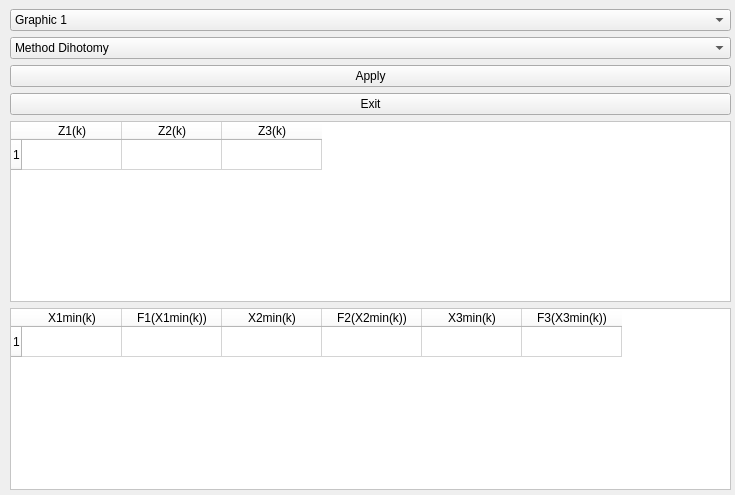
<?xml version="1.0" encoding="UTF-8"?>
<ui version="4.0">
 <class>MainWindow</class>
 <widget class="QMainWindow" name="MainWindow">
  <property name="geometry">
   <rect>
    <x>0</x>
    <y>0</y>
    <width>735</width>
    <height>495</height>
   </rect>
  </property>
  <property name="windowTitle">
   <string>LR№2 Онищенко Назар</string>
  </property>
  <property name="styleSheet">
   <string notr="true"/>
  </property>
  <widget class="QWidget" name="centralwidget">
   <widget class="QWidget" name="verticalLayoutWidget">
    <property name="geometry">
     <rect>
      <x>10</x>
      <y>9</y>
      <width>721</width>
      <height>481</height>
     </rect>
    </property>
    <layout class="QVBoxLayout" name="verticalLayout">
     <item>
      <widget class="QComboBox" name="ComboGraphic">
       <property name="styleSheet">
        <string notr="true"/>
       </property>
       <item>
        <property name="text">
         <string>Graphic 1</string>
        </property>
       </item>
       <item>
        <property name="text">
         <string>Graphic 2</string>
        </property>
       </item>
       <item>
        <property name="text">
         <string>Graphic 3</string>
        </property>
       </item>
       <item>
        <property name="text">
         <string>Graphic 1-3</string>
        </property>
       </item>
       <item>
        <property name="text">
         <string>Graphic compare methods 1-3</string>
        </property>
       </item>
       <item>
        <property name="text">
         <string>Graphic iteration approxymation</string>
        </property>
       </item>
      </widget>
     </item>
     <item>
      <widget class="QComboBox" name="ComboMethod">
       <property name="styleSheet">
        <string notr="true"/>
       </property>
       <property name="currentText">
        <string>Method Dihotomy</string>
       </property>
       <item>
        <property name="text">
         <string>Method Dihotomy</string>
        </property>
       </item>
       <item>
        <property name="text">
         <string>Method Gold Slice</string>
        </property>
       </item>
      </widget>
     </item>
     <item>
      <widget class="QPushButton" name="ButtonApply">
       <property name="styleSheet">
        <string notr="true"/>
       </property>
       <property name="text">
        <string>Apply</string>
       </property>
      </widget>
     </item>
     <item>
      <widget class="QPushButton" name="ButtonExit">
       <property name="styleSheet">
        <string notr="true"/>
       </property>
       <property name="text">
        <string>Exit</string>
       </property>
      </widget>
     </item>
     <item>
      <widget class="QTableWidget" name="Table2">
       <property name="styleSheet">
        <string notr="true">background-color: rgb(255, 255, 255);</string>
       </property>
       <row>
        <property name="text">
         <string>1</string>
        </property>
       </row>
       <column>
        <property name="text">
         <string>Z1(k)</string>
        </property>
       </column>
       <column>
        <property name="text">
         <string>Z2(k)</string>
        </property>
       </column>
       <column>
        <property name="text">
         <string>Z3(k)</string>
        </property>
       </column>
      </widget>
     </item>
     <item>
      <widget class="QTableWidget" name="Table1">
       <property name="styleSheet">
        <string notr="true">background-color: rgb(255, 255, 255);</string>
       </property>
       <row>
        <property name="text">
         <string>1</string>
        </property>
       </row>
       <column>
        <property name="text">
         <string>X1min(k)</string>
        </property>
       </column>
       <column>
        <property name="text">
         <string>F1(Х1min(k))</string>
        </property>
       </column>
       <column>
        <property name="text">
         <string>X2min(k)</string>
        </property>
       </column>
       <column>
        <property name="text">
         <string>F2(X2min(k))</string>
        </property>
       </column>
       <column>
        <property name="text">
         <string>X3min(k)</string>
        </property>
       </column>
       <column>
        <property name="text">
         <string>F3(X3min(k))</string>
        </property>
       </column>
      </widget>
     </item>
    </layout>
   </widget>
  </widget>
 </widget>
 <resources/>
 <connections/>
</ui>
